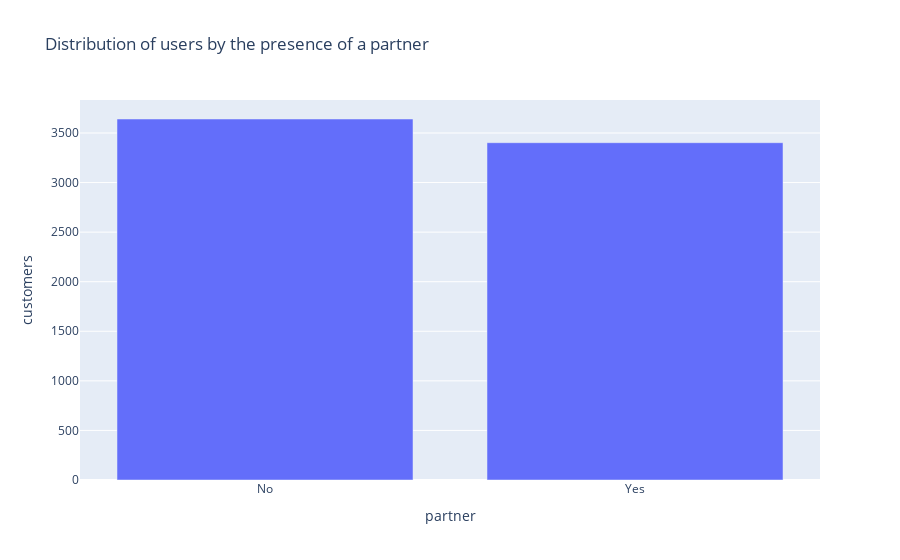

Write notebook code for a chart like this one.
### Code cell
fig = px.bar(personal.groupby('partner', as_index=False).agg({'customer_id':'nunique'})\
    .rename(columns={'customer_id':'customers'}), y='customers', x='partner', title='Distribution of users by the presence of a partner')
fig.show()

### Figure 1 — Plotly figure (JSON) as saved in the notebook; plotly's stock layout.template omitted (floating-point values rounded to 4 significant figures)
{"data": [{"alignmentgroup": "True", "hovertemplate": "partner=%{x}<br>customers=%{y}<extra></extra>", "legendgroup": "", "marker": {"color": "#636efa", "pattern": {"shape": ""}}, "name": "", "offsetgroup": "", "orientation": "v", "showlegend": false, "textposition": "auto", "type": "bar", "x": ["No", "Yes"], "xaxis": "x", "y": [3641, 3402], "yaxis": "y"}], "layout": {"barmode": "relative", "legend": {"tracegroupgap": 0}, "title": {"text": "Distribution of users by the presence of a partner"}, "xaxis": {"anchor": "y", "domain": [0, 1], "title": {"text": "partner"}}, "yaxis": {"anchor": "x", "domain": [0, 1], "title": {"text": "customers"}}}}
